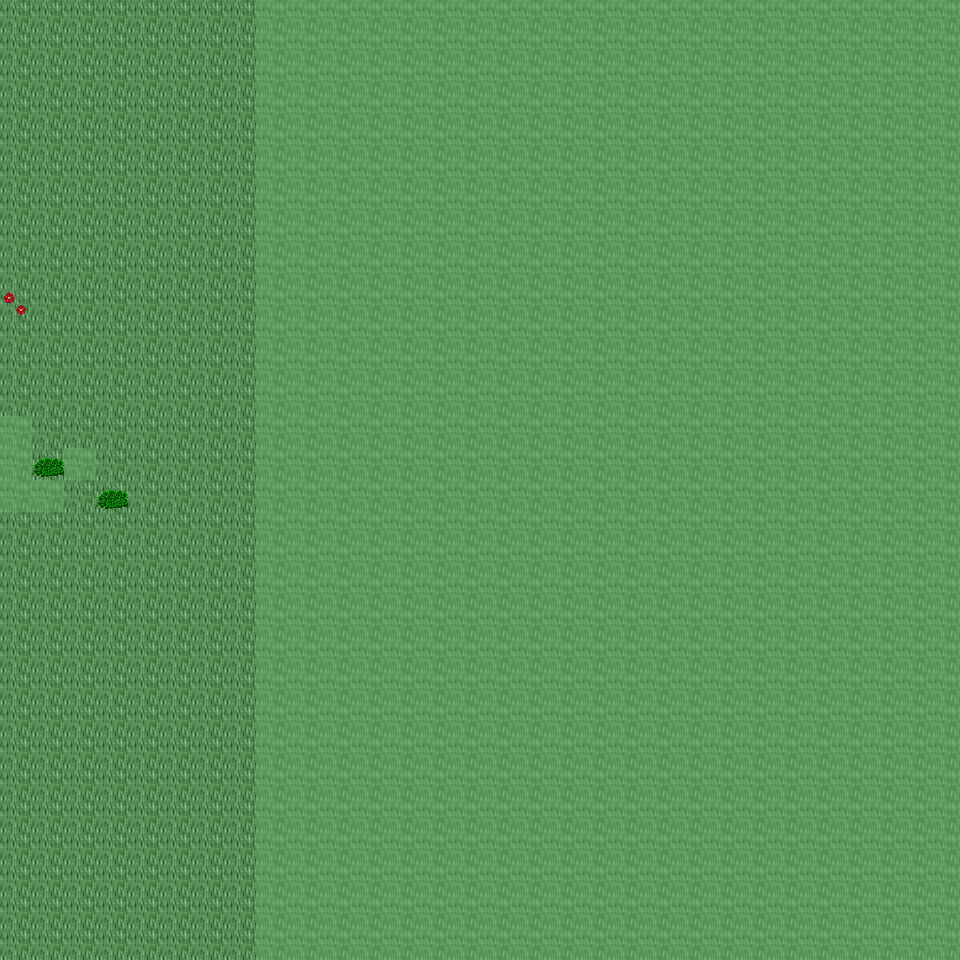

This game map was drawn from its Tiled (.tmx) file and the tilesets committed beside it. A one-line description and the trimmed map source follow:
An orthogonal 30x30 tile map with 32x32 px tiles, 6 tile layers (Ground, Object, Object2, Above, ...), 39 tilesets and 3 objects (3x mapchange).

<map version="1.0" orientation="orthogonal" renderorder="right-down" width="30" height="30" tilewidth="32" tileheight="32" nextobjectid="4">
  <tileset firstgid="1" name="tileset_ground_ground" tilewidth="32" tileheight="32" tilecount="33" columns="3">
    <image source="../drawable/tileset_ground_ground.png" width="96" height="352" />
  </tileset>
  <tileset firstgid="34" name="tileset_building_wall_old_wood" tilewidth="32" tileheight="32" tilecount="9" columns="3">
    <image source="../drawable/tileset_building_wall_old_wood.png" width="96" height="96" />
  </tileset>
  <tileset firstgid="43" name="tileset_building_fence_fence_wooden" tilewidth="32" tileheight="32" tilecount="12" columns="3">
    <image source="../drawable/tileset_building_fence_fence_wooden.png" width="96" height="128" />
  </tileset>
  <tileset firstgid="55" name="tileset_building_fence_fence_chunky" tilewidth="32" tileheight="32" tilecount="21" columns="3">
    <image source="../drawable/tileset_building_fence_fence_chunky.png" width="96" height="224" />
  </tileset>
  <tileset firstgid="76" name="tileset_plant_stump_stump_brown" tilewidth="32" tileheight="32" tilecount="4" columns="2">
    <image source="../drawable/tileset_plant_stump_stump_brown.png" width="64" height="64" />
  </tileset>
  <tileset firstgid="80" name="tileset_ground_earth_edges" tilewidth="32" tileheight="32" tilecount="18" columns="6">
    <image source="../drawable/tileset_ground_earth_edges.png" width="192" height="96" />
  </tileset>
  <tileset firstgid="98" name="tileset_ground_grass_corners" tilewidth="32" tileheight="32" tilecount="24" columns="6">
    <image source="../drawable/tileset_ground_grass_corners.png" width="192" height="128" />
  </tileset>
  <tileset firstgid="122" name="tileset_ground_grass_edges" tilewidth="32" tileheight="32" tilecount="36" columns="12">
    <image source="../drawable/tileset_ground_grass_edges.png" width="384" height="96" />
  </tileset>
  <tileset firstgid="158" name="tileset_plant_tree_apple_tree" tilewidth="32" tileheight="32" tilecount="9" columns="3">
    <image source="../drawable/tileset_plant_tree_apple_tree.png" width="96" height="96" />
  </tileset>
  <tileset firstgid="167" name="tileset_plant_tree_chestnut_tree" tilewidth="32" tileheight="32" tilecount="20" columns="4">
    <image source="../drawable/tileset_plant_tree_chestnut_tree.png" width="128" height="160" />
  </tileset>
  <tileset firstgid="187" name="tileset_plant_tree_crack_willow" tilewidth="32" tileheight="32" tilecount="20" columns="4">
    <image source="../drawable/tileset_plant_tree_crack_willow.png" width="128" height="160" />
  </tileset>
  <tileset firstgid="207" name="tileset_furniture_chair_bench_iron" tilewidth="32" tileheight="32" tilecount="4" columns="2">
    <image source="../drawable/tileset_furniture_chair_bench_iron.png" width="64" height="64" />
  </tileset>
  <tileset firstgid="211" name="tileset_furniture_chair_bench_iron_reverse" tilewidth="32" tileheight="32" tilecount="4" columns="2">
    <image source="../drawable/tileset_furniture_chair_bench_iron_reverse.png" width="64" height="64" />
  </tileset>
  <tileset firstgid="215" name="tileset_object_hay_cart" tilewidth="32" tileheight="32" tilecount="1" columns="1">
    <image source="../drawable/tileset_object_hay_cart.png" width="32" height="32" />
  </tileset>
  <tileset firstgid="216" name="tileset_building_wall_walls_siding" tilewidth="32" tileheight="32" tilecount="16" columns="4">
    <image source="../drawable/tileset_building_wall_walls_siding.png" width="128" height="128" />
  </tileset>
  <tileset firstgid="232" name="tileset_building_roof_brown" tilewidth="32" tileheight="32" tilecount="20" columns="5">
    <image source="../drawable/tileset_building_roof_brown.png" width="160" height="128" />
  </tileset>
  <tileset firstgid="252" name="tileset_building_door_door" tilewidth="32" tileheight="32" tilecount="6" columns="3">
    <image source="../drawable/tileset_building_door_door.png" width="96" height="64" />
  </tileset>
  <tileset firstgid="258" name="tileset_item_tools" tilewidth="32" tileheight="32" tilecount="9" columns="3">
    <image source="../drawable/tileset_item_tools.png" width="96" height="96" />
  </tileset>
  <tileset firstgid="267" name="tileset_ground_cobbled_paving" tilewidth="32" tileheight="32" tilecount="1" columns="1">
    <image source="../drawable/tileset_ground_cobbled_paving.png" width="32" height="32" />
  </tileset>
  <tileset firstgid="268" name="tileset_item_bazaar_produce" tilewidth="32" tileheight="32" tilecount="4" columns="2">
    <image source="../drawable/tileset_item_bazaar_produce.png" width="64" height="64" />
  </tileset>
  <tileset firstgid="272" name="tileset_item_sacks" tilewidth="32" tileheight="32" tilecount="2" columns="2">
    <image source="../drawable/tileset_item_sacks.png" width="64" height="32" />
  </tileset>
  <tileset firstgid="274" name="tileset_building_barnyard" tilewidth="32" tileheight="32" tilecount="200" columns="8">
    <image source="../drawable/tileset_building_barnyard.png" width="256" height="800" />
  </tileset>
  <tileset firstgid="474" name="tileset_plant_flower_planted_containers" tilewidth="32" tileheight="32" tilecount="16" columns="4">
    <image source="../drawable/tileset_plant_flower_planted_containers.png" width="128" height="128" />
  </tileset>
  <tileset firstgid="490" name="tileset_furniture_chair_wooden_rustic" tilewidth="32" tileheight="32" tilecount="8" columns="4">
    <image source="../drawable/tileset_furniture_chair_wooden_rustic.png" width="128" height="64" />
  </tileset>
  <tileset firstgid="498" name="tileset_furniture_table_brick_base" tilewidth="32" tileheight="32" tilecount="3" columns="3">
    <image source="../drawable/tileset_furniture_table_brick_base.png" width="96" height="32" />
  </tileset>
  <tileset firstgid="501" name="tileset_building_stairs_wooden_stairs" tilewidth="32" tileheight="32" tilecount="9" columns="3">
    <image source="../drawable/tileset_building_stairs_wooden_stairs.png" width="96" height="96" />
  </tileset>
  <tileset firstgid="510" name="tileset_plant_tree_maple_tree" tilewidth="32" tileheight="32" tilecount="72" columns="8">
    <image source="../drawable/tileset_plant_tree_maple_tree.png" width="256" height="288" />
  </tileset>
  <tileset firstgid="582" name="tileset_building_decoration_chimney_big" tilewidth="32" tileheight="32" tilecount="2" columns="1">
    <image source="../drawable/tileset_building_decoration_chimney_big.png" width="32" height="64" />
  </tileset>
  <tileset firstgid="584" name="tileset_logic_collision" tilewidth="32" tileheight="32" tilecount="1" columns="1">
    <image source="../drawable/tileset_logic_collision.png" width="32" height="32" />
  </tileset>
  <tileset firstgid="585" name="tileset_plant_bush_bushes" tilewidth="32" tileheight="32" tilecount="10" columns="5">
    <image source="../drawable/tileset_plant_bush_bushes.png" width="160" height="64" />
  </tileset>
  <tileset firstgid="595" name="tileset_plant_flower_daisy_blue" tilewidth="32" tileheight="32" tilecount="8" columns="2">
    <image source="../drawable/tileset_plant_flower_daisy_blue.png" width="64" height="128" />
  </tileset>
  <tileset firstgid="603" name="tileset_plant_flower_daisy_red" tilewidth="32" tileheight="32" tilecount="8" columns="2">
    <image source="../drawable/tileset_plant_flower_daisy_red.png" width="64" height="128" />
  </tileset>
  <tileset firstgid="611" name="tileset_plant_flower_daisy_white" tilewidth="32" tileheight="32" tilecount="8" columns="2">
    <image source="../drawable/tileset_plant_flower_daisy_white.png" width="64" height="128" />
  </tileset>
  <tileset firstgid="619" name="tileset_plant_flower_daisy_yellow" tilewidth="32" tileheight="32" tilecount="8" columns="2">
    <image source="../drawable/tileset_plant_flower_daisy_yellow.png" width="64" height="128" />
  </tileset>
  <tileset firstgid="627" name="tileset_plant_tree_tree_darkgreen" tilewidth="32" tileheight="32" tilecount="88" columns="8">
    <image source="../drawable/tileset_plant_tree_tree_darkgreen.png" width="256" height="352" />
  </tileset>
  <tileset firstgid="715" name="tileset_ground_green_paving" tilewidth="32" tileheight="32" tilecount="18" columns="3">
    <image source="../drawable/tileset_ground_green_paving.png" width="96" height="192" />
  </tileset>
  <tileset firstgid="733" name="tileset_item_hen_nest" tilewidth="32" tileheight="32" tilecount="1" columns="1">
    <image source="../drawable/tileset_item_hen_nest.png" width="32" height="32" />
  </tileset>
  <tileset firstgid="734" name="tileset_item_firewood" tilewidth="32" tileheight="32" tilecount="12" columns="3">
    <image source="../drawable/tileset_item_firewood.png" width="96" height="128" />
  </tileset>
  <tileset firstgid="746" name="tileset_furniture_sink_manger" tilewidth="32" tileheight="32" tilecount="18" columns="6">
    <image source="../drawable/tileset_furniture_sink_manger.png" width="192" height="96" />
  </tileset>
  <layer name="Ground" width="30" height="30">
    <data>[900 cells, 900 non-empty, 1 distinct tile ids]</data>
  </layer>
  <layer name="Object" width="30" height="30">
    <data>[900 cells, 29 non-empty, 10 distinct tile ids]</data>
  </layer>
  <layer name="Object2" width="30" height="30">
    <data>[900 cells, 0 non-empty, 0 distinct tile ids]</data>
  </layer>
  <layer name="Above" width="30" height="30">
    <data>[900 cells, 31 non-empty, 6 distinct tile ids]</data>
  </layer>
  <layer name="Above2" width="30" height="30">
    <data>[900 cells, 2 non-empty, 2 distinct tile ids]</data>
  </layer>
  <layer name="Walkable" width="30" height="30">
    <data>[900 cells, 665 non-empty, 1 distinct tile ids]</data>
  </layer>
  <objectgroup name="MapEvents">
    <object id="1" name="south" type="mapchange" x="0" y="928" width="256" height="32">
      <properties>
        <property name="map" value="0_ados_mountain_n2_w2_x4_y1" />
        <property name="place" value="north" />
      </properties>
    </object>
    <object id="2" name="west" type="mapchange" x="0" y="0" width="32" height="416">
      <properties>
        <property name="map" value="0_ados_mountain_n2_w2_x3_y0" />
        <property name="place" value="east" />
      </properties>
    </object>
    <object id="3" name="west2" type="mapchange" x="0" y="512" width="32" height="448">
      <properties>
        <property name="map" value="0_ados_mountain_n2_w2_x3_y0" />
        <property name="place" value="east2" />
      </properties>
    </object>
  </objectgroup>
</map>
